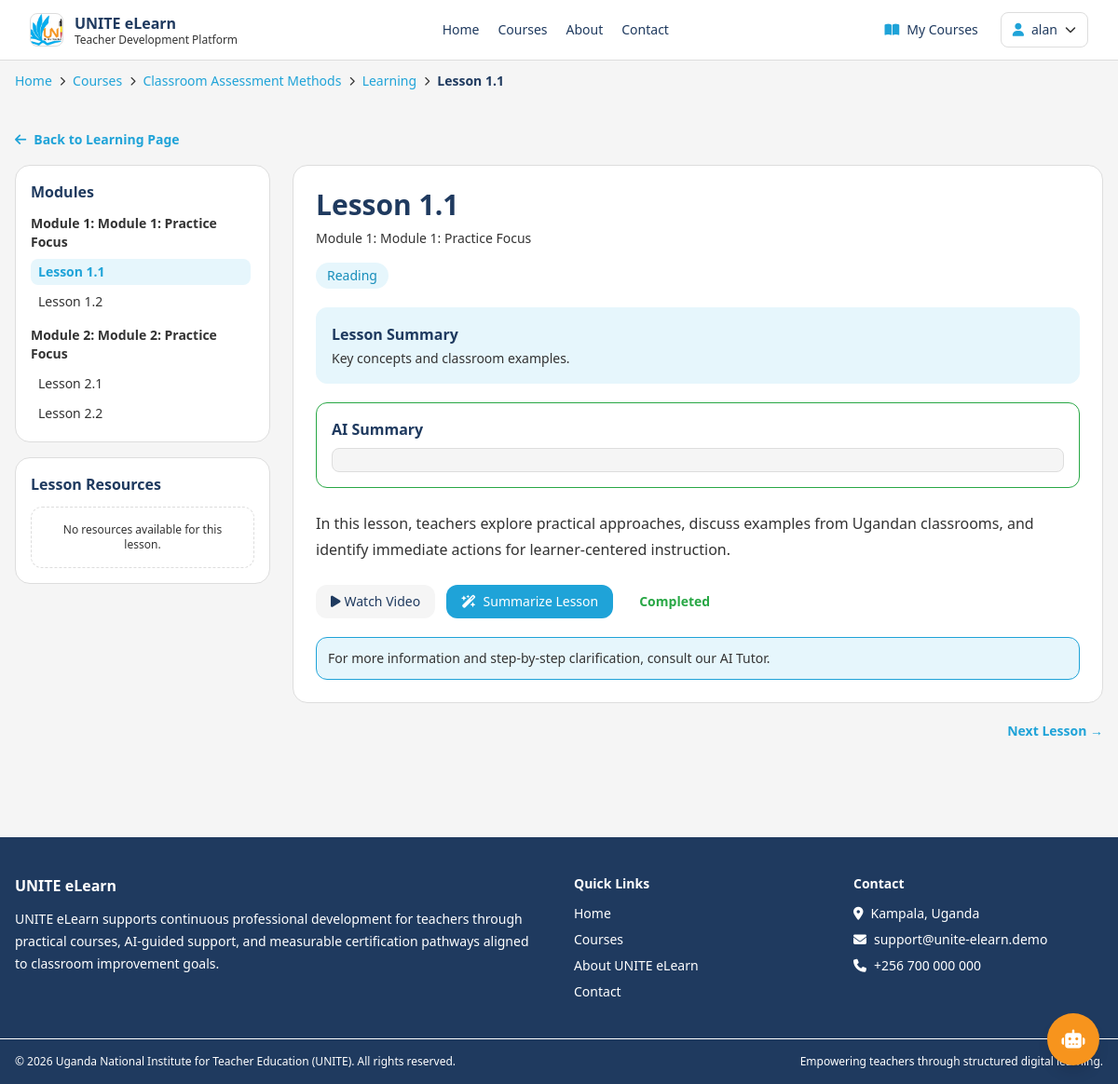
/lessons/5/ (signed in), run on the app's committed database.
### courses/models.py (models this page shows, shortened)
class Course(models.Model):
    LEVEL_BEGINNER = "beginner"
    LEVEL_INTERMEDIATE = "intermediate"
    LEVEL_ADVANCED = "advanced"
    LEVEL_CHOICES = [
        (LEVEL_BEGINNER, "Beginner"),
        (LEVEL_INTERMEDIATE, "Intermediate"),
        (LEVEL_ADVANCED, "Advanced"),
    ]
    title = models.CharField(max_length=255)
    slug = models.SlugField(unique=True, max_length=255)
    category = models.CharField(max_length=120, blank=True, db_index=True)
    level = models.CharField(max_length=20, choices=LEVEL_CHOICES, default=LEVEL_BEGINNER)
    short_description = models.CharField(max_length=300)
    description = models.TextField()
    learning_objectives = models.TextField(blank=True)
    prerequisites = models.TextField(blank=True)
    target_audience = models.TextField(blank=True)
    created_by = models.ForeignKey(
        User,
        on_delete=models.SET_NULL,
        null=True,
        blank=True,
        related_name="created_courses",
    )
    cover_image = models.URLField(blank=True)
    is_published = models.BooleanField(default=True)
    passing_score = models.PositiveIntegerField(default=60)
    estimated_duration_hours = models.PositiveIntegerField(default=6)
    created_at = models.DateTimeField(auto_now_add=True)
    updated_at = models.DateTimeField(auto_now=True)
    class Meta:
        ordering = ["title"]

class Lesson(models.Model):
    TYPE_VIDEO = "video"
    TYPE_READING = "reading"
    TYPE_ASSIGNMENT = "assignment"
    TYPE_CHOICES = [
        (TYPE_VIDEO, "Video"),
        (TYPE_READING, "Reading"),
        (TYPE_ASSIGNMENT, "Assignment"),
    ]
    module = models.ForeignKey(Module, on_delete=models.CASCADE, related_name="lessons")
    title = models.CharField(max_length=255)
    order = models.PositiveIntegerField(default=1)
    lesson_type = models.CharField(max_length=20, choices=TYPE_CHOICES, default=TYPE_READING)
    duration_minutes = models.PositiveIntegerField(null=True, blank=True)
    content = models.TextField()
    summary = models.TextField(blank=True)
    ai_summary = models.TextField(blank=True)
    ai_keywords = models.TextField(blank=True)
    video_url = models.URLField(blank=True)
    downloadable_material_url = models.URLField(blank=True)
    class Meta:
        ordering = ["module", "order", "id"]

class Module(models.Model):
    course = models.ForeignKey(Course, on_delete=models.CASCADE, related_name="modules")
    title = models.CharField(max_length=255)
    order = models.PositiveIntegerField(default=1)
    description = models.TextField(blank=True)
    class Meta:
        ordering = ["course", "order", "id"]

### courses/views.py (the view)
# urls.py: path("lessons/<int:lesson_id>/", views.lesson_detail_view, name="lesson-detail"),
@login_required
def lesson_detail_view(request, lesson_id):
    lesson = get_object_or_404(
        Lesson.objects.select_related("module", "module__course").prefetch_related("resources"),
        id=lesson_id,
    )
    course = lesson.module.course
    if not _is_enrolled(request.user, course):
        messages.warning(request, "Enroll in this course to access lessons.")
        return redirect("courses:detail", slug=course.slug)
    progress_obj, _ = LessonProgress.objects.get_or_create(user=request.user, lesson=lesson)
    lesson_sequence = list(_ordered_lessons_for_course(course).values_list("id", flat=True))
    index = lesson_sequence.index(lesson.id)
    prev_lesson_id = lesson_sequence[index - 1] if index > 0 else None
    next_lesson_id = lesson_sequence[index + 1] if index < len(lesson_sequence) - 1 else None
    modules = course.modules.prefetch_related("lessons").all()
    chat_session = _get_or_create_lesson_session(request.user, course, lesson)
    chat_messages = chat_session.messages.all()
    chat_form = AIChatForm()
    return render(
        request,
        "courses/lesson_detail.html",
        {
            "lesson": lesson,
            "course": course,
            "progress_obj": progress_obj,
            "prev_lesson_id": prev_lesson_id,
            "next_lesson_id": next_lesson_id,
            "modules": modules,
            "lesson_type_label": _lesson_type_label(lesson),
            "chat_session": chat_session,
            "chat_messages": chat_messages,
            "chat_form": chat_form,
        },
    )

### core/templatetags/navigation.py (called while the page is built)
def _safe_reverse(name, **kwargs):
    try:
        return reverse(name, kwargs=kwargs) if kwargs else reverse(name)
    except NoReverseMatch:
        return ""

### courses/views.py (called while the page is built, shortened)
def _is_enrolled(user, course):
    return Enrollment.objects.filter(user=user, course=course).exists()

def _ordered_lessons_for_course(course):
    return Lesson.objects.filter(module__course=course).select_related("module", "module__course").order_by(
        "module__order", "module__id", "order", "id"
    )

def _lesson_type_label(lesson):
    return dict(Lesson.TYPE_CHOICES).get(lesson.lesson_type, lesson.lesson_type.title())

def _get_or_create_lesson_session(user, course, lesson):
    existing = ChatSession.objects.filter(user=user, course=course, lesson=lesson).first()
    if existing:
        return existing

### courses/templates/courses/lesson_detail.html (shortened to what this page needs)
{% extends 'base.html' %}
{% load static %}
{% block content %}
<section class="max-w-7xl mx-auto px-4 py-10">
    <a href="{% url 'courses:learn' course.slug %}" class="inline-flex items-center gap-2 text-unite-blue-500 font-semibold text-sm">
        <i class="fa-solid fa-arrow-left"></i> Back to Learning Page
    </a>
    <div class="mt-4 grid lg:grid-cols-4 gap-6">
        <aside class="lg:col-span-1 space-y-4">
            <div class="bg-white border border-unite-gray-300 rounded-2xl p-4">
                <h3 class="font-semibold text-unite-navy-500">Modules</h3>
                <div class="mt-3 space-y-3 max-h-[68vh] overflow-y-auto pr-1">
                    {% for module in modules %}
                        <div>
                            <p class="text-sm font-semibold text-unite-text-main">Module {{ module.order }}: {{ module.title }}</p>
                            <ul class="mt-2 space-y-1 text-sm">
                                {% for item in module.lessons.all %}
                                    <li>
                                        <a class="block px-2 py-1 rounded-lg {% if item.id == lesson.id %}bg-unite-blue-100 text-unite-blue-500 font-semibold{% else %}text-unite-text-main hover:bg-unite-gray-100{% endif %}" href="{% url 'courses:lesson-detail' item.id %}">
                                            {{ item.title }}
                                        </a>
                                    </li>
                                {% endfor %}
                            </ul>
                        </div>
                    {% endfor %}
                </div>
            </div>
            <div class="bg-white border border-unite-gray-300 rounded-2xl p-4">
                <h3 class="font-semibold text-unite-navy-500">Lesson Resources</h3>
                <div class="mt-3 space-y-2">
                    {% for resource in lesson.resources.all %}
                        <a class="block border border-unite-gray-300 rounded-xl p-3 hover:bg-unite-gray-100" target="_blank" href="{{ resource.file_url }}">
                            <p class="font-medium text-sm">{{ resource.title }}</p>
                            <p class="text-xs uppercase text-unite-text-main mt-1">{{ resource.resource_type }}</p>
                        </a>
                    {% empty %}
                        <div class="border border-dashed border-unite-gray-300 rounded-xl p-4 text-center text-xs text-unite-text-main">
                            No resources available for this lesson.
                        </div>
                    {% endfor %}
                </div>
            </div>
        </aside>
        <article class="lg:col-span-3 bg-white border border-unite-gray-300 rounded-2xl p-6">
            <div id="lesson-content" class="hidden">
                <h1 class="text-3xl font-bold text-unite-navy-500">{{ lesson.title }}</h1>
                <p class="text-sm text-unite-text-main mt-2">Module {{ lesson.module.order }}: {{ lesson.module.title }}</p>
                <div class="mt-4 flex flex-wrap gap-2 text-sm">
                    <span class="px-3 py-1 rounded-full bg-unite-blue-100 text-unite-blue-600">{{ lesson_type_label }}</span>
                </div>
                {% if lesson.summary %}
                    <div class="mt-5 p-4 bg-unite-blue-100 border border-unite-blue-100 rounded-xl">
                        <p class="font-semibold text-unite-navy-500">Lesson Summary</p>
                        <p class="mt-1 text-sm text-unite-text-main">{{ lesson.summary }}</p>
                    </div>
                {% endif %}
                {% if lesson.ai_summary %}
                    <div class="mt-5 p-4 bg-white border border-success rounded-xl">
                        <p class="font-semibold text-unite-navy-500">AI Summary</p>
                        <div class="mt-2 max-h-72 overflow-y-auto pr-1 border border-unite-gray-300 rounded-lg p-3 bg-unite-gray-100">
                        </div>
                    </div>
                {% endif %}
                <div class="mt-6 prose max-w-none whitespace-pre-line leading-7 text-unite-text-main">{{ lesson.content }}</div>
                <div class="mt-6 flex flex-wrap gap-3 no-print">
                    {% if lesson.video_url %}<a class="px-4 py-2 rounded-xl bg-unite-gray-100 hover:bg-unite-gray-300 text-sm" target="_blank" href="{{ lesson.video_url }}"><i class="fa-solid fa-play mr-1"></i>Watch Video</a>{% endif %}
                    <form method="post" action="{% url 'courses:lesson-summarize' lesson.id %}">
                        <button class="px-4 py-2 rounded-xl bg-unite-blue-500 hover:bg-unite-blue-600 text-white text-sm " type="submit" data-loading="1">
                            <i class="fa-solid fa-wand-magic-sparkles mr-1"></i> Summarize Lesson
                        </button>
                    </form>
                    {% if not progress_obj.is_completed %}
                        <form method="post" action="{% url 'courses:lesson-complete' lesson.id %}">
                            {% csrf_token %}
                            <button class="px-4 py-2 rounded-xl bg-success text-white text-sm " type="submit" data-loading="1">
                                <i class="fa-solid fa-check mr-1"></i> Mark Complete
                            </button>
                        </form>
                    {% else %}
                        <span class="px-4 py-2 rounded-xl bg-white text-success text-sm font-semibold">Completed</span>
                    {% endif %}
                </div>
                <div class="mt-5 p-3 rounded-xl bg-unite-blue-100 border border-unite-blue-500 text-sm text-unite-text-main no-print">
                    For more information and step-by-step clarification, consult our AI Tutor.
                </div>
            </div>
        </article>
    </div>
    <div class="flex justify-between mt-5 no-print text-sm font-semibold">
        <div>{% if next_lesson_id %}<a class="text-unite-blue-500 hover:underline" href="{% url 'courses:lesson-detail' next_lesson_id %}">Next Lesson &rarr;</a>{% endif %}</div>
    </div>
</section>
<button id="chat-toggle" type="button" class="fixed bottom-5 right-5 z-40 h-14 w-14 rounded-full bg-unite-orange-500 hover:bg-unite-orange-600 text-white shadow-lg  no-print">
    <i class="fa-solid fa-robot text-xl"></i>
</button>
{% endblock %}

### core/templates/base.html (shortened to what this page needs)
{% load static %}
<!DOCTYPE html>
<html lang="en">
<head>
    <link rel="stylesheet" href="https://cdnjs.cloudflare.com/ajax/libs/font-awesome/6.7.2/css/all.min.css">
    <script src="https://cdn.tailwindcss.com"></script>
</head>
<body class="bg-unite-gray-100 text-unite-navy-500 min-h-screen flex flex-col">
    {% include 'partials/navbar.html' %}
    <main class="flex-grow page-fade">
        {% get_breadcrumbs as breadcrumbs %}
        {% if breadcrumbs|length > 1 %}
            <section class="max-w-7xl mx-auto px-4 pt-3 pb-0 no-print">
                <nav aria-label="Breadcrumb">
                    <ol class="flex flex-wrap items-center gap-2 text-sm">
                        {% for crumb in breadcrumbs %}
                            <li class="flex items-center gap-2">
                                {% if not forloop.first %}
                                    <i class="fa-solid fa-chevron-right text-[10px] text-unite-text-main"></i>
                                {% endif %}
                                {% if crumb.url and not forloop.last %}
                                    <a href="{{ crumb.url }}" class="text-unite-blue-500 hover:text-unite-blue-600 hover:underline">{{ crumb.label }}</a>
                                {% else %}
                                    <span class="{% if forloop.last %}text-unite-navy-500 font-semibold{% else %}text-unite-text-main{% endif %}">{{ crumb.label }}</span>
                                {% endif %}
                            </li>
                        {% endfor %}
                    </ol>
                </nav>
            </section>
        {% endif %}
        {% block content %}{% endblock %}
    </main>
    {% include 'partials/footer.html' %}
</body>
</html>

### core/templates/partials/navbar.html (shortened to what this page needs)
{% load static %}
<nav class="bg-white border-b border-unite-gray-300 sticky top-0 z-40 no-print">
    <div class="max-w-7xl mx-auto px-4 sm:px-6 lg:px-8">
        <div class="flex justify-between h-16 items-center gap-5">
            <a href="{% url 'core:home' %}" class="flex items-center gap-3 min-w-fit">
                <img src="{% static 'UNITE_Logo.png' %}" alt="UNITE logo" class="h-9 w-9 rounded-lg object-cover border border-unite-gray-300">
                <div>
                    <p class="font-bold text-unite-navy-500 leading-tight">UNITE eLearn</p>
                    <p class="text-xs text-unite-text-main leading-tight">Teacher Development Platform</p>
                </div>
            </a>
            <div class="hidden md:flex items-center gap-5 text-sm">
                <a class="hover:text-unite-blue-500 transition-colors" href="{% url 'core:home' %}">Home</a>
                <a class="hover:text-unite-blue-500 transition-colors" href="{% url 'courses:list' %}">Courses</a>
                <a class="hover:text-unite-blue-500 transition-colors" href="{% url 'core:about' %}">About</a>
                <a class="hover:text-unite-blue-500 transition-colors" href="{% url 'core:about' %}#contact">Contact</a>
            </div>
            <div class="flex items-center gap-2 sm:gap-3 text-sm">
                {% if request.user.is_authenticated %}
                    <a class="hidden sm:inline-flex items-center gap-2 px-3 py-2 rounded-lg hover:bg-unite-gray-100 transition-colors" href="{% url 'courses:my-courses' %}">
                        <i class="fa-solid fa-book-open text-unite-blue-500"></i> My Courses
                    </a>
                    <details class="relative">
                        <summary class="list-none cursor-pointer px-3 py-2 rounded-lg border border-unite-gray-300 bg-white hover:bg-unite-gray-100 flex items-center gap-2">
                            <i class="fa-solid fa-user text-unite-blue-500"></i>
                            <span class="hidden sm:inline">{{ request.user.username }}</span>
                            <i class="fa-solid fa-chevron-down text-xs text-unite-text-main"></i>
                        </summary>
                    </details>
                {% else %}
                    <a class="px-3 py-2 rounded-lg hover:bg-unite-gray-100" href="{% url 'accounts:login' %}">Login</a>
                    <a class="px-4 py-2 rounded-lg bg-unite-orange-500 hover:bg-unite-orange-600 text-white transition-colors" href="{% url 'accounts:register' %}">Register</a>
                {% endif %}
            </div>
        </div>
    </div>
</nav>

### core/templates/base.html (style rules this page uses)
body { font-family: "Segoe UI", Tahoma, Geneva, Verdana, sans-serif; }
.page-fade { animation: fadeIn .25s ease-out; }

### data on the page
Course: label "Classroom Assessment Methods"
Lesson: label "Lesson 1.1", title "Lesson 1.1", module.order "1", module "Module 1: Practice Focus", summary "Key concepts and classroom examples.", content "In this lesson, teachers explore practical approaches, discuss examples from Ugandan classrooms, and identify immediate actions for learner-centered instruction."
Module: order "1", title "Module 1: Practice Focus"
Lesson: title "Lesson 1.2"
Module: order "2", title "Module 2: Practice Focus"
Lesson: title "Lesson 2.1"
Lesson: title "Lesson 2.2"

### other printed values
{{ request.user.username }} "alan"
{{ crumb.label }} "Home" "Courses" "Learning"
{{ lesson_type_label }} "Reading"
